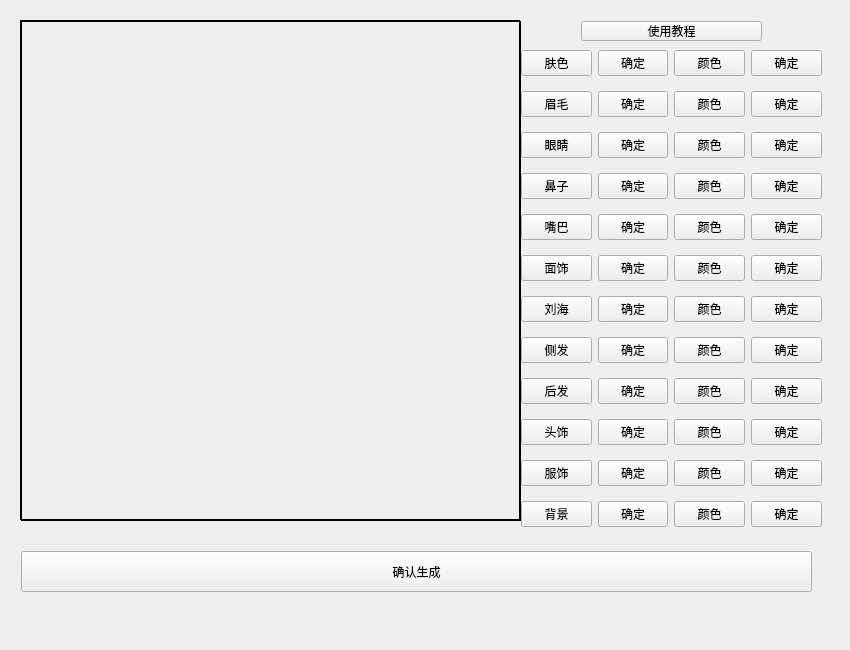
<?xml version="1.0" encoding="UTF-8"?>
<ui version="4.0">
 <class>Widget</class>
 <widget class="QWidget" name="Widget">
  <property name="geometry">
   <rect>
    <x>0</x>
    <y>0</y>
    <width>850</width>
    <height>650</height>
   </rect>
  </property>
  <property name="sizePolicy">
   <sizepolicy hsizetype="Fixed" vsizetype="Fixed">
    <horstretch>0</horstretch>
    <verstretch>0</verstretch>
   </sizepolicy>
  </property>
  <property name="minimumSize">
   <size>
    <width>850</width>
    <height>650</height>
   </size>
  </property>
  <property name="maximumSize">
   <size>
    <width>850</width>
    <height>650</height>
   </size>
  </property>
  <property name="windowTitle">
   <string>Widget</string>
  </property>
  <layout class="QGridLayout" name="gridLayout_2">
   <item row="0" column="0">
    <widget class="QStackedWidget" name="stackedWidget">
     <property name="currentIndex">
      <number>2</number>
     </property>
     <widget class="QWidget" name="startpage">
      <property name="sizePolicy">
       <sizepolicy hsizetype="Fixed" vsizetype="Fixed">
        <horstretch>0</horstretch>
        <verstretch>0</verstretch>
       </sizepolicy>
      </property>
      <widget class="QPushButton" name="startButton">
       <property name="geometry">
        <rect>
         <x>310</x>
         <y>220</y>
         <width>181</width>
         <height>41</height>
        </rect>
       </property>
       <property name="sizePolicy">
        <sizepolicy hsizetype="Preferred" vsizetype="Preferred">
         <horstretch>0</horstretch>
         <verstretch>0</verstretch>
        </sizepolicy>
       </property>
       <property name="text">
        <string>TOUCH TO START</string>
       </property>
      </widget>
     </widget>
     <widget class="QWidget" name="modepage">
      <property name="sizePolicy">
       <sizepolicy hsizetype="Fixed" vsizetype="Fixed">
        <horstretch>0</horstretch>
        <verstretch>0</verstretch>
       </sizepolicy>
      </property>
      <layout class="QGridLayout" name="gridLayout_3">
       <item row="0" column="0">
        <widget class="QWidget" name="widget" native="true">
         <layout class="QFormLayout" name="formLayout_2">
          <item row="0" column="1">
           <spacer name="verticalSpacer_4">
            <property name="orientation">
             <enum>Qt::Vertical</enum>
            </property>
            <property name="sizeHint" stdset="0">
             <size>
              <width>20</width>
              <height>40</height>
             </size>
            </property>
           </spacer>
          </item>
          <item row="1" column="1">
           <widget class="QPushButton" name="hardButton">
            <property name="sizePolicy">
             <sizepolicy hsizetype="Minimum" vsizetype="Preferred">
              <horstretch>0</horstretch>
              <verstretch>0</verstretch>
             </sizepolicy>
            </property>
            <property name="text">
             <string>困难</string>
            </property>
           </widget>
          </item>
          <item row="2" column="1">
           <spacer name="verticalSpacer_3">
            <property name="orientation">
             <enum>Qt::Vertical</enum>
            </property>
            <property name="sizeHint" stdset="0">
             <size>
              <width>20</width>
              <height>40</height>
             </size>
            </property>
           </spacer>
          </item>
          <item row="3" column="1">
           <widget class="QPushButton" name="normalButton">
            <property name="sizePolicy">
             <sizepolicy hsizetype="Minimum" vsizetype="Preferred">
              <horstretch>0</horstretch>
              <verstretch>0</verstretch>
             </sizepolicy>
            </property>
            <property name="text">
             <string>普通</string>
            </property>
           </widget>
          </item>
          <item row="4" column="1">
           <spacer name="verticalSpacer_2">
            <property name="orientation">
             <enum>Qt::Vertical</enum>
            </property>
            <property name="sizeHint" stdset="0">
             <size>
              <width>20</width>
              <height>40</height>
             </size>
            </property>
           </spacer>
          </item>
          <item row="5" column="1">
           <widget class="QPushButton" name="easyButton">
            <property name="sizePolicy">
             <sizepolicy hsizetype="Minimum" vsizetype="Preferred">
              <horstretch>0</horstretch>
              <verstretch>0</verstretch>
             </sizepolicy>
            </property>
            <property name="text">
             <string>简单</string>
            </property>
           </widget>
          </item>
          <item row="6" column="1">
           <spacer name="verticalSpacer_5">
            <property name="orientation">
             <enum>Qt::Vertical</enum>
            </property>
            <property name="sizeHint" stdset="0">
             <size>
              <width>20</width>
              <height>40</height>
             </size>
            </property>
           </spacer>
          </item>
         </layout>
        </widget>
       </item>
      </layout>
     </widget>
     <widget class="QWidget" name="ocpage">
      <property name="sizePolicy">
       <sizepolicy hsizetype="Fixed" vsizetype="Fixed">
        <horstretch>0</horstretch>
        <verstretch>0</verstretch>
       </sizepolicy>
      </property>
      <widget class="QLabel" name="backgroundLabel">
       <property name="geometry">
        <rect>
         <x>9</x>
         <y>9</y>
         <width>500</width>
         <height>500</height>
        </rect>
       </property>
       <property name="minimumSize">
        <size>
         <width>500</width>
         <height>500</height>
        </size>
       </property>
       <property name="maximumSize">
        <size>
         <width>500</width>
         <height>500</height>
        </size>
       </property>
       <property name="frameShape">
        <enum>QFrame::Box</enum>
       </property>
       <property name="text">
        <string/>
       </property>
      </widget>
      <widget class="QPushButton" name="commitButton">
       <property name="geometry">
        <rect>
         <x>10</x>
         <y>540</y>
         <width>791</width>
         <height>41</height>
        </rect>
       </property>
       <property name="text">
        <string>确认生成</string>
       </property>
      </widget>
      <widget class="QWidget" name="widget_4" native="true">
       <property name="geometry">
        <rect>
         <x>510</x>
         <y>30</y>
         <width>301</width>
         <height>501</height>
        </rect>
       </property>
       <layout class="QGridLayout" name="gridLayout">
        <item row="14" column="4">
         <widget class="QPushButton" name="cloColorButton">
          <property name="text">
           <string>颜色</string>
          </property>
         </widget>
        </item>
        <item row="2" column="4">
         <widget class="QPushButton" name="eyeColorButton">
          <property name="text">
           <string>颜色</string>
          </property>
         </widget>
        </item>
        <item row="6" column="4">
         <widget class="QPushButton" name="mouthColorButton">
          <property name="text">
           <string>颜色</string>
          </property>
         </widget>
        </item>
        <item row="13" column="1">
         <widget class="QPushButton" name="headDecButton">
          <property name="text">
           <string>头饰</string>
          </property>
         </widget>
        </item>
        <item row="15" column="1">
         <widget class="QPushButton" name="backgroundButton">
          <property name="text">
           <string>背景</string>
          </property>
         </widget>
        </item>
        <item row="14" column="3">
         <widget class="QPushButton" name="cloCommitButton">
          <property name="text">
           <string>确定</string>
          </property>
         </widget>
        </item>
        <item row="4" column="3">
         <widget class="QPushButton" name="noseCommitButton">
          <property name="text">
           <string>确定</string>
          </property>
         </widget>
        </item>
        <item row="0" column="1">
         <widget class="QPushButton" name="colorButton">
          <property name="text">
           <string>肤色</string>
          </property>
         </widget>
        </item>
        <item row="2" column="3">
         <widget class="QPushButton" name="eyeCommitButton">
          <property name="text">
           <string>确定</string>
          </property>
         </widget>
        </item>
        <item row="2" column="5">
         <widget class="QPushButton" name="eyeColorCommitButton">
          <property name="text">
           <string>确定</string>
          </property>
         </widget>
        </item>
        <item row="8" column="5">
         <widget class="QPushButton" name="faceDecColorCommitButton">
          <property name="text">
           <string>确定</string>
          </property>
         </widget>
        </item>
        <item row="9" column="5">
         <widget class="QPushButton" name="liuhaiColorCommitButton">
          <property name="text">
           <string>确定</string>
          </property>
         </widget>
        </item>
        <item row="1" column="3">
         <widget class="QPushButton" name="browCommitButton">
          <property name="text">
           <string>确定</string>
          </property>
         </widget>
        </item>
        <item row="9" column="3">
         <widget class="QPushButton" name="liuhaiCommitButton">
          <property name="text">
           <string>确定</string>
          </property>
         </widget>
        </item>
        <item row="8" column="1">
         <widget class="QPushButton" name="faceDecButton">
          <property name="text">
           <string>面饰</string>
          </property>
         </widget>
        </item>
        <item row="15" column="4">
         <widget class="QPushButton" name="backgroundColorButton">
          <property name="text">
           <string>颜色</string>
          </property>
         </widget>
        </item>
        <item row="14" column="1">
         <widget class="QPushButton" name="cloButton">
          <property name="text">
           <string>服饰</string>
          </property>
         </widget>
        </item>
        <item row="4" column="1">
         <widget class="QPushButton" name="noseButton">
          <property name="text">
           <string>鼻子</string>
          </property>
         </widget>
        </item>
        <item row="10" column="4">
         <widget class="QPushButton" name="cefaColorButton">
          <property name="text">
           <string>颜色</string>
          </property>
         </widget>
        </item>
        <item row="12" column="3">
         <widget class="QPushButton" name="houfaCommitButton">
          <property name="text">
           <string>确定</string>
          </property>
         </widget>
        </item>
        <item row="0" column="2">
         <spacer name="horizontalSpacer">
          <property name="orientation">
           <enum>Qt::Horizontal</enum>
          </property>
          <property name="sizeHint" stdset="0">
           <size>
            <width>40</width>
            <height>20</height>
           </size>
          </property>
         </spacer>
        </item>
        <item row="1" column="5">
         <widget class="QPushButton" name="browColorCommitButton">
          <property name="text">
           <string>确定</string>
          </property>
         </widget>
        </item>
        <item row="2" column="1">
         <widget class="QPushButton" name="eyeButton">
          <property name="text">
           <string>眼睛</string>
          </property>
         </widget>
        </item>
        <item row="12" column="4">
         <widget class="QPushButton" name="houfaColorButton">
          <property name="text">
           <string>颜色</string>
          </property>
         </widget>
        </item>
        <item row="0" column="0">
         <spacer name="horizontalSpacer_2">
          <property name="orientation">
           <enum>Qt::Horizontal</enum>
          </property>
          <property name="sizeHint" stdset="0">
           <size>
            <width>40</width>
            <height>20</height>
           </size>
          </property>
         </spacer>
        </item>
        <item row="6" column="5">
         <widget class="QPushButton" name="mouthColorCommitButton">
          <property name="text">
           <string>确定</string>
          </property>
         </widget>
        </item>
        <item row="1" column="4">
         <widget class="QPushButton" name="browColorButton">
          <property name="text">
           <string>颜色</string>
          </property>
         </widget>
        </item>
        <item row="8" column="4">
         <widget class="QPushButton" name="faceDecColorButton">
          <property name="text">
           <string>颜色</string>
          </property>
         </widget>
        </item>
        <item row="6" column="3">
         <widget class="QPushButton" name="mouthCommitButton">
          <property name="text">
           <string>确定</string>
          </property>
         </widget>
        </item>
        <item row="15" column="3">
         <widget class="QPushButton" name="backgroundCommitButton">
          <property name="text">
           <string>确定</string>
          </property>
         </widget>
        </item>
        <item row="14" column="5">
         <widget class="QPushButton" name="cloColorCommitButton">
          <property name="text">
           <string>确定</string>
          </property>
         </widget>
        </item>
        <item row="10" column="1">
         <widget class="QPushButton" name="cefaButton">
          <property name="text">
           <string>侧发</string>
          </property>
         </widget>
        </item>
        <item row="4" column="4">
         <widget class="QPushButton" name="noseColorButton">
          <property name="text">
           <string>颜色</string>
          </property>
         </widget>
        </item>
        <item row="9" column="1">
         <widget class="QPushButton" name="liuhaiButton">
          <property name="text">
           <string>刘海</string>
          </property>
         </widget>
        </item>
        <item row="8" column="3">
         <widget class="QPushButton" name="faceDecCommitButton">
          <property name="text">
           <string>确定</string>
          </property>
         </widget>
        </item>
        <item row="4" column="5">
         <widget class="QPushButton" name="noseColorCommitButton">
          <property name="text">
           <string>确定</string>
          </property>
         </widget>
        </item>
        <item row="6" column="1">
         <widget class="QPushButton" name="mouthButton">
          <property name="text">
           <string>嘴巴</string>
          </property>
         </widget>
        </item>
        <item row="0" column="3">
         <widget class="QPushButton" name="colorCommitButton">
          <property name="text">
           <string>确定</string>
          </property>
         </widget>
        </item>
        <item row="10" column="5">
         <widget class="QPushButton" name="cefaColorCommitButton">
          <property name="text">
           <string>确定</string>
          </property>
         </widget>
        </item>
        <item row="15" column="5">
         <widget class="QPushButton" name="backgroundColorCommitButton">
          <property name="text">
           <string>确定</string>
          </property>
         </widget>
        </item>
        <item row="10" column="3">
         <widget class="QPushButton" name="cefaCommitButton">
          <property name="text">
           <string>确定</string>
          </property>
         </widget>
        </item>
        <item row="13" column="4">
         <widget class="QPushButton" name="headDecColorButton">
          <property name="text">
           <string>颜色</string>
          </property>
         </widget>
        </item>
        <item row="1" column="1">
         <widget class="QPushButton" name="browButton">
          <property name="text">
           <string>眉毛</string>
          </property>
         </widget>
        </item>
        <item row="0" column="5">
         <widget class="QPushButton" name="colorColorCommitButton">
          <property name="text">
           <string>确定</string>
          </property>
         </widget>
        </item>
        <item row="9" column="4">
         <widget class="QPushButton" name="liuhaiColorButton">
          <property name="text">
           <string>颜色</string>
          </property>
         </widget>
        </item>
        <item row="12" column="5">
         <widget class="QPushButton" name="houfaColorCommitButton">
          <property name="text">
           <string>确定</string>
          </property>
         </widget>
        </item>
        <item row="13" column="3">
         <widget class="QPushButton" name="headDecCommitButton">
          <property name="text">
           <string>确定</string>
          </property>
         </widget>
        </item>
        <item row="0" column="4">
         <widget class="QPushButton" name="colorColorButton">
          <property name="text">
           <string>颜色</string>
          </property>
         </widget>
        </item>
        <item row="12" column="1">
         <widget class="QPushButton" name="houfaButton">
          <property name="text">
           <string>后发</string>
          </property>
         </widget>
        </item>
        <item row="13" column="5">
         <widget class="QPushButton" name="headDecColorCommitButton">
          <property name="text">
           <string>确定</string>
          </property>
         </widget>
        </item>
       </layout>
      </widget>
      <widget class="QLabel" name="colorLabel">
       <property name="geometry">
        <rect>
         <x>10</x>
         <y>10</y>
         <width>500</width>
         <height>500</height>
        </rect>
       </property>
       <property name="minimumSize">
        <size>
         <width>500</width>
         <height>500</height>
        </size>
       </property>
       <property name="maximumSize">
        <size>
         <width>500</width>
         <height>500</height>
        </size>
       </property>
       <property name="frameShape">
        <enum>QFrame::Box</enum>
       </property>
       <property name="text">
        <string/>
       </property>
      </widget>
      <widget class="QLabel" name="browLabel">
       <property name="geometry">
        <rect>
         <x>10</x>
         <y>10</y>
         <width>500</width>
         <height>500</height>
        </rect>
       </property>
       <property name="minimumSize">
        <size>
         <width>500</width>
         <height>500</height>
        </size>
       </property>
       <property name="maximumSize">
        <size>
         <width>500</width>
         <height>500</height>
        </size>
       </property>
       <property name="frameShape">
        <enum>QFrame::Box</enum>
       </property>
       <property name="text">
        <string/>
       </property>
      </widget>
      <widget class="QLabel" name="eyeLabel">
       <property name="geometry">
        <rect>
         <x>10</x>
         <y>10</y>
         <width>500</width>
         <height>500</height>
        </rect>
       </property>
       <property name="minimumSize">
        <size>
         <width>500</width>
         <height>500</height>
        </size>
       </property>
       <property name="maximumSize">
        <size>
         <width>500</width>
         <height>500</height>
        </size>
       </property>
       <property name="frameShape">
        <enum>QFrame::Box</enum>
       </property>
       <property name="text">
        <string/>
       </property>
      </widget>
      <widget class="QLabel" name="noseLabel">
       <property name="geometry">
        <rect>
         <x>10</x>
         <y>10</y>
         <width>500</width>
         <height>500</height>
        </rect>
       </property>
       <property name="minimumSize">
        <size>
         <width>500</width>
         <height>500</height>
        </size>
       </property>
       <property name="maximumSize">
        <size>
         <width>500</width>
         <height>500</height>
        </size>
       </property>
       <property name="frameShape">
        <enum>QFrame::Box</enum>
       </property>
       <property name="text">
        <string/>
       </property>
      </widget>
      <widget class="QLabel" name="mouthLabel">
       <property name="geometry">
        <rect>
         <x>10</x>
         <y>10</y>
         <width>500</width>
         <height>500</height>
        </rect>
       </property>
       <property name="minimumSize">
        <size>
         <width>500</width>
         <height>500</height>
        </size>
       </property>
       <property name="maximumSize">
        <size>
         <width>500</width>
         <height>500</height>
        </size>
       </property>
       <property name="frameShape">
        <enum>QFrame::Box</enum>
       </property>
       <property name="text">
        <string/>
       </property>
      </widget>
      <widget class="QLabel" name="faceDecLabel">
       <property name="geometry">
        <rect>
         <x>10</x>
         <y>10</y>
         <width>500</width>
         <height>500</height>
        </rect>
       </property>
       <property name="minimumSize">
        <size>
         <width>500</width>
         <height>500</height>
        </size>
       </property>
       <property name="maximumSize">
        <size>
         <width>500</width>
         <height>500</height>
        </size>
       </property>
       <property name="frameShape">
        <enum>QFrame::Box</enum>
       </property>
       <property name="text">
        <string/>
       </property>
      </widget>
      <widget class="QLabel" name="houfaLabel">
       <property name="geometry">
        <rect>
         <x>10</x>
         <y>10</y>
         <width>500</width>
         <height>500</height>
        </rect>
       </property>
       <property name="minimumSize">
        <size>
         <width>500</width>
         <height>500</height>
        </size>
       </property>
       <property name="maximumSize">
        <size>
         <width>500</width>
         <height>500</height>
        </size>
       </property>
       <property name="frameShape">
        <enum>QFrame::Box</enum>
       </property>
       <property name="text">
        <string/>
       </property>
      </widget>
      <widget class="QLabel" name="cloLabel">
       <property name="geometry">
        <rect>
         <x>10</x>
         <y>10</y>
         <width>500</width>
         <height>500</height>
        </rect>
       </property>
       <property name="minimumSize">
        <size>
         <width>500</width>
         <height>500</height>
        </size>
       </property>
       <property name="maximumSize">
        <size>
         <width>500</width>
         <height>500</height>
        </size>
       </property>
       <property name="frameShape">
        <enum>QFrame::Box</enum>
       </property>
       <property name="text">
        <string/>
       </property>
      </widget>
      <widget class="QLabel" name="cefaLabel">
       <property name="geometry">
        <rect>
         <x>10</x>
         <y>10</y>
         <width>500</width>
         <height>500</height>
        </rect>
       </property>
       <property name="minimumSize">
        <size>
         <width>500</width>
         <height>500</height>
        </size>
       </property>
       <property name="maximumSize">
        <size>
         <width>500</width>
         <height>500</height>
        </size>
       </property>
       <property name="frameShape">
        <enum>QFrame::Box</enum>
       </property>
       <property name="text">
        <string/>
       </property>
      </widget>
      <widget class="QLabel" name="liuhaiLabel">
       <property name="geometry">
        <rect>
         <x>10</x>
         <y>10</y>
         <width>500</width>
         <height>500</height>
        </rect>
       </property>
       <property name="minimumSize">
        <size>
         <width>500</width>
         <height>500</height>
        </size>
       </property>
       <property name="maximumSize">
        <size>
         <width>500</width>
         <height>500</height>
        </size>
       </property>
       <property name="frameShape">
        <enum>QFrame::Box</enum>
       </property>
       <property name="text">
        <string/>
       </property>
      </widget>
      <widget class="QLabel" name="headDecLabel">
       <property name="geometry">
        <rect>
         <x>10</x>
         <y>10</y>
         <width>500</width>
         <height>500</height>
        </rect>
       </property>
       <property name="minimumSize">
        <size>
         <width>500</width>
         <height>500</height>
        </size>
       </property>
       <property name="maximumSize">
        <size>
         <width>500</width>
         <height>500</height>
        </size>
       </property>
       <property name="frameShape">
        <enum>QFrame::Box</enum>
       </property>
       <property name="text">
        <string/>
       </property>
      </widget>
      <widget class="QPushButton" name="helpButton">
       <property name="geometry">
        <rect>
         <x>570</x>
         <y>10</y>
         <width>181</width>
         <height>20</height>
        </rect>
       </property>
       <property name="text">
        <string>使用教程</string>
       </property>
      </widget>
     </widget>
     <widget class="QWidget" name="page">
      <layout class="QVBoxLayout" name="verticalLayout">
       <item>
        <widget class="QWidget" name="widget_2" native="true">
         <layout class="QHBoxLayout" name="horizontalLayout">
          <item>
           <widget class="QLabel" name="label">
            <property name="text">
             <string>为TA取个名字吧！l</string>
            </property>
           </widget>
          </item>
          <item>
           <widget class="QLineEdit" name="lineEdit"/>
          </item>
         </layout>
        </widget>
       </item>
       <item>
        <spacer name="verticalSpacer_6">
         <property name="orientation">
          <enum>Qt::Vertical</enum>
         </property>
         <property name="sizeHint" stdset="0">
          <size>
           <width>20</width>
           <height>40</height>
          </size>
         </property>
        </spacer>
       </item>
       <item>
        <widget class="QPushButton" name="pushButton">
         <property name="text">
          <string>PushButton</string>
         </property>
        </widget>
       </item>
       <item>
        <widget class="QPushButton" name="commitNameButton">
         <property name="text">
          <string>确认</string>
         </property>
        </widget>
       </item>
       <item>
        <spacer name="verticalSpacer">
         <property name="orientation">
          <enum>Qt::Vertical</enum>
         </property>
         <property name="sizeHint" stdset="0">
          <size>
           <width>20</width>
           <height>40</height>
          </size>
         </property>
        </spacer>
       </item>
      </layout>
     </widget>
     <widget class="QWidget" name="page_2">
      <widget class="QLabel" name="label_2">
       <property name="geometry">
        <rect>
         <x>310</x>
         <y>230</y>
         <width>141</width>
         <height>20</height>
        </rect>
       </property>
       <property name="text">
        <string>你的角色生成中……</string>
       </property>
      </widget>
     </widget>
    </widget>
   </item>
  </layout>
 </widget>
 <resources/>
 <connections/>
</ui>
